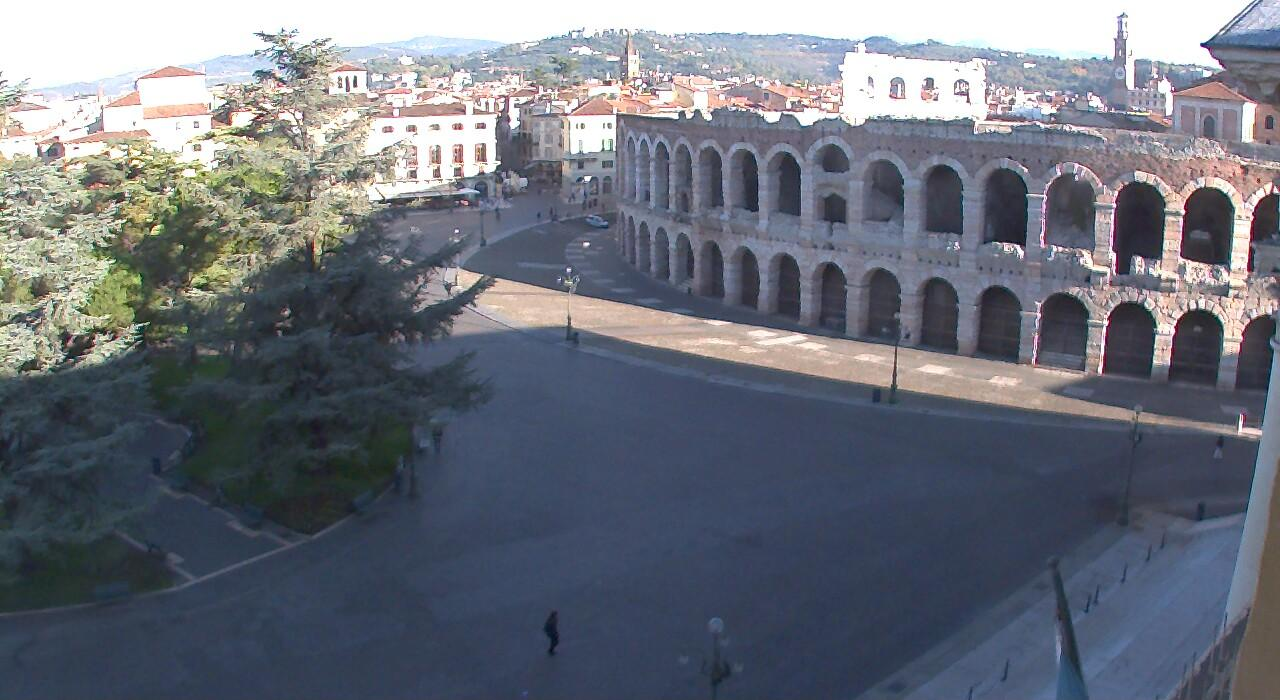
#> input picture computer_vision/images/day_night_images/training/day/20151102_074952.jpg, 1280 x 700 px
$ python Feature_Vectors.py
#> lines starting #> are read from the running program, lines starting #| are printed output that depends on the picture

# coding: utf-8

# # Histograms of Color
#
# Let's go back to our classification task: classifying images as day or night.
# You've looked at using raw pixel values to construct a brightness feature and
# now we'll look at histograms of pixel intensity (color histograms) as
# **feature vectors**.
#
# Features can be arrays of useful values.  Even the filtered images you've
# been creating are considered feature extracted images.  Feature vectors are
# 1D arrays (or lists) of values, and they can be used when a single value is
# just not enough to classify an image.
#
# In this notebook you'll see how to create a common type of feature vector: a
# **histogram**.  A histogram is a graphical display of data that shows bars of
# different heights.  Each bar groups data (in this case, pixel values) into
# ranges and the height of each bar indicates the number of times the data
# falls into that range.  So, a taller bar show that more data falls in that
# specific range.
#
# Let's see what an HSV color histogram looks like.

# ### Import resources

# In[24]:

import cv2 # computer vision library
import numpy as np
import matplotlib.pyplot as plt
import matplotlib.image as mpimg

#get_ipython().run_line_magic('matplotlib', 'inline')


# ### Read in and standardize day and night images
#
# We'll be analyzing two images: one day and one night from our training set of
# data; of the same scene.  These have yet to be standardized, so they are
# resized to be the same.

# In[4]:


# Read in a day and a night image
# These are directly extracted by name -- do not change
day_image = mpimg.imread("images/day_night_images/training/day/20151102_074952.jpg")
#> day_image is the input picture: shape (700, 1280, 3); mean R, G, B 108.3, 112.8, 123.1
night_image = mpimg.imread("images/day_night_images/training/night/20151102_175445.jpg")
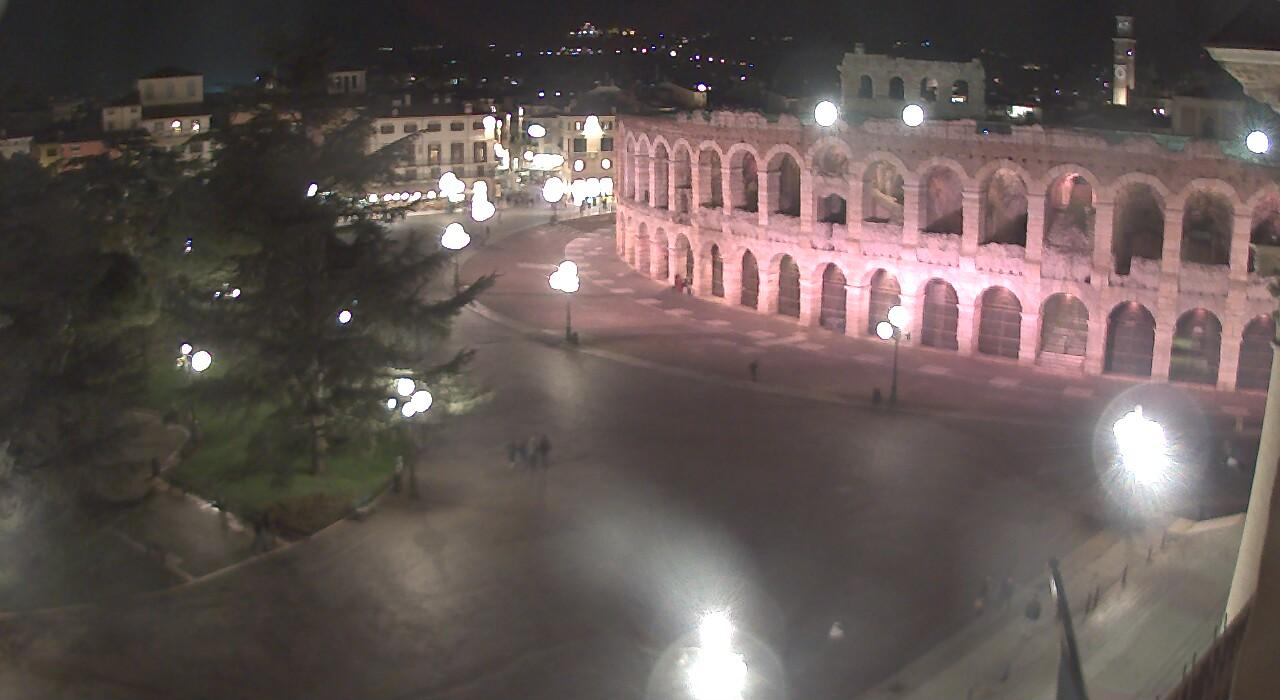
#> input picture computer_vision/images/day_night_images/training/night/20151102_175445.jpg, 1280 x 700 px
#> night_image is the input picture: shape (700, 1280, 3); mean R, G, B 98.5, 86.7, 83.7


# Make these images the same size
width = 1100
height = 600
night_image = cv2.resize(night_image, (width, height))
#> night_image: shape (600, 1100, 3)
day_image = cv2.resize(day_image, (width, height))
#> day_image: shape (600, 1100, 3)

# Visualize both images
f, (ax1, ax2) = plt.subplots(1, 2, figsize=(20,10))
ax1.set_title('night')
ax1.imshow(night_image)
ax2.set_title('day')
ax2.imshow(day_image)


# ### Create HSV histograms
#
# First, convert these images to HSV colorspace.  Then use numpy's [histogram
# function](https://docs.scipy.org/doc/numpy-1.13.0/reference/generated/numpy.histogram.html)
# to bin the color values into ranges.  Bins are ranges of values like 0-15 for
# dark intensities or 200-255 for bright values.
#
# With np.histogram(), you don't have to specify the number of bins or the
# range, but here I've arbitrarily chosen 32 bins and specified range=(0, 256)
# in order to get orderly bin sizes.  np.histogram() returns a tuple of two
# arrays.  In this case, for example, h_hist[0] contains the counts in each of
# the bins and h_hist[1] contains the bin edges (so it is one element longer
# than h_hist[0]).
#
# To plot these results, we can compute the bin centers from the bin edges.
# Each of the histograms in this case have the same bins, so I'll just use the
# rhist bin edges: you can define the number of bins.

# In[21]:

def hsv_histograms(rgb_image):
    # Convert to HSV
    hsv = cv2.cvtColor(rgb_image, cv2.COLOR_RGB2HSV)
#> hsv: shape (600, 1100, 3); mean H, S, V 49.6, 40.2, 98.7

    # Create color channel histograms
    h_hist = np.histogram(hsv[:,:,0], bins=32, range=(0, 200))
    s_hist = np.histogram(hsv[:,:,1], bins=32, range=(0, 180))
    v_hist = np.histogram(hsv[:,:,2], bins=32, range=(0, 200))

    # [8 lines of commented-out code are left out]
    bin_edges = h_hist[1]
#> bin_edges = 33 values from 0 to 200
    x = bin_edges[1:]
#> x = 32 values from 6.25 to 200
    y = bin_edges[0:len(bin_edges) - 1]
#> y = 32 values from 0 to 193.8
    bin_centers = (x + y) / 2
#> bin_centers = 32 values from 3.12 to 196.9

    # Plot a figure with all three histograms
    fig = plt.figure(figsize=(12,3))
    plt.subplot(131)
    plt.bar(bin_centers, h_hist[0])
    plt.xlim(0, 200)
    plt.title('H Histogram')
    plt.subplot(132)
    plt.bar(bin_centers, s_hist[0])
    plt.xlim(0, 180)
    plt.title('S Histogram')
    plt.subplot(133)
    plt.bar(bin_centers, v_hist[0])
    plt.xlim(0, 200)
    plt.title('V Histogram')
    plt.show()
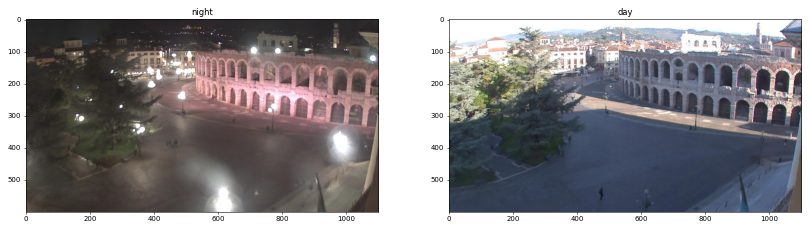
#> figure drawn by matplotlib, 2 panels
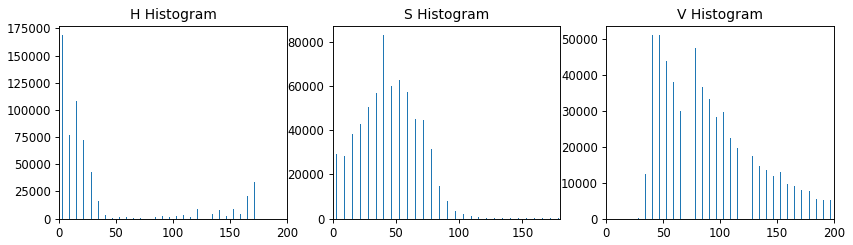
#> figure drawn by matplotlib, 3 panels; panel 1: tallest bar 168746 high, from x = 2.73 to 3.52; panel 2: tallest bar 82909 high, from x = 40.23 to 41.02; panel 3: tallest bar 50952 high, from x = 40.23 to 41.02

    return h_hist, s_hist, v_hist


# In[22]:


# Call the function for "night"
night_h_hist, night_s_hist, night_v_hist = hsv_histograms(night_image)


# In[23]:


# Call the function for "day"
day_h_hist, day_s_hist, day_v_hist = hsv_histograms(day_image)
#> in hsv_histograms (call 2), `hsv = cv2.cvtColor(rgb_image, cv2.COLOR_RGB2HSV)`: hsv: shape (600, 1100, 3); mean H, S, V 91, 61.3, 128
#> in hsv_histograms (call 2), `plt.show()`:
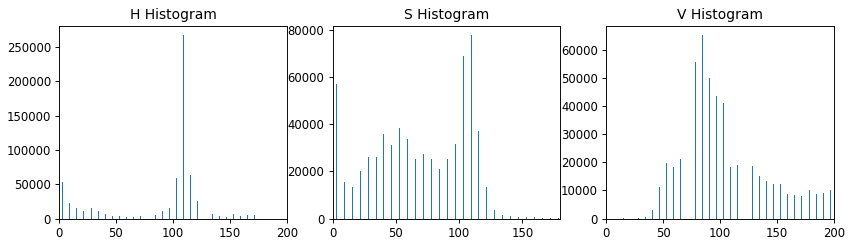
#> figure drawn by matplotlib, 3 panels; panel 1: tallest bar 267441 high, from x = 109 to 109.8; panel 2: tallest bar 78002 high, from x = 109 to 109.8; panel 3: tallest bar 65420 high, from x = 83.97 to 84.77


# ### Look at the differences

# In[9]:


# Which bin do most V values fall in?
# Does the Hue channel look helpful?
# What patterns can you see that might distinguish these two images?

# Out of 32 bins, if the most common bin is in the middle or high up, then it's
# likely day
fullest_vbin_day = np.argmax(day_v_hist[0])
#> fullest_vbin_day = 13
fullest_vbin_night = np.argmax(night_v_hist[0])
#> fullest_vbin_night = 6


print('Fullest Value bin for day: ', fullest_vbin_day)
#| Fullest Value bin for day:  13
print('Fullest Value bin for night: ', fullest_vbin_night)
#| Fullest Value bin for night:  6


# In[ ]:


## TODO: Create and look at RGB histograms
# Practice what you've learned and look at RGB color histograms of these same
# images


# ### Summations to create Feature Vectors
#
# To keep spatial information, it is also a useful technique to sum up pixel
# values along the columns or rows of an image.  This allows you to see spikes
# in varirous color values over space.
#
# Let's look at the night image as an example; it's mostly dark but has a lot
# of little bright spots from artificial lights.  I'll look at the Value
# component in the image, sum up those pixel values along the columns using
# np.sum(), and I'll plot that summation.
#
# ### TODO: Sum the V component of the day image and compare the two

# In[7]:


# Convert the night image to HSV colorspace
hsv_night = cv2.cvtColor(night_image, cv2.COLOR_RGB2HSV)

# Isolate the V component
v = hsv_night[:,:,2]
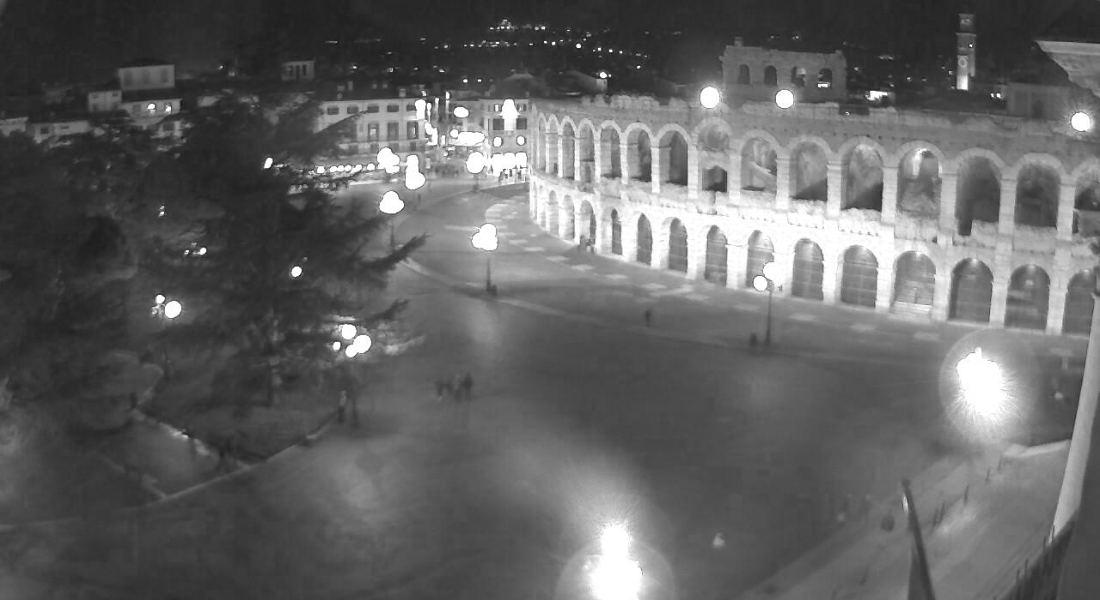
#> v: shape (600, 1100); min 21, max 255, mean 98.7

# Sum the V component over all columns (axis = 0)
v_sum = np.sum(v[:,:], axis=0)
#> v_sum = 1100 values, max 88268 at index 599, min 29142 at index 76, mean 59228.8


f, (ax1, ax2) = plt.subplots(1, 2, figsize=(20,10))

ax2.set_title('Value sum over columns')
ax1.plot(v_sum)
#plt.show()

ax2.set_title('Original image')
ax2.imshow(night_image, cmap='gray')
plt.show()
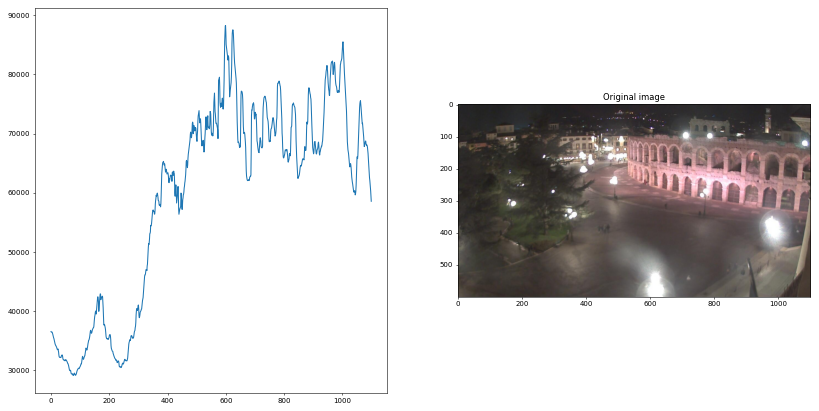
#> figure drawn by matplotlib, 2 panels; panel 1: curve peaks at x = 599, y = 88268
